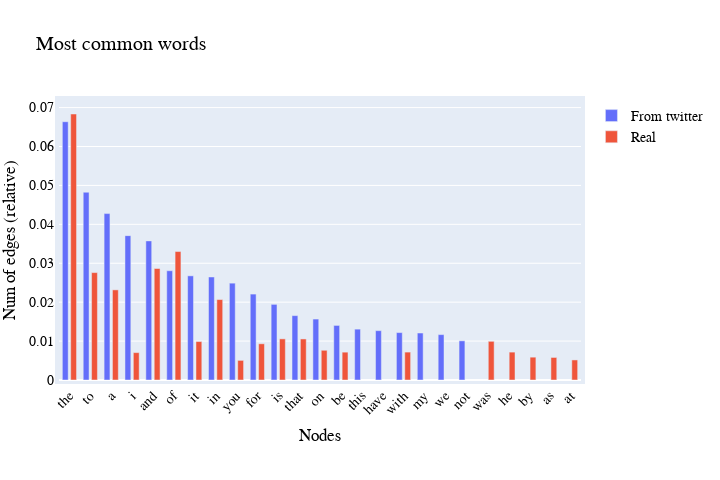

Notebook code cell kept with this figure:
### Code cell
plotly.offline.init_notebook_mode(connected=True)
plotly.offline.iplot(fig2, filename='mostcommnodes')

### Figure 1 — Plotly figure (JSON) as saved in the notebook; plotly's stock layout.template omitted (floating-point values rounded to 4 significant figures)
{"data": [{"name": "From twitter", "type": "bar", "x": ["the", "to", "a", "i", "and", "of", "it", "in", "you", "for", "is", "that", "on", "be", "this", "have", "with", "my", "we", "not"], "y": [0.06637, 0.04825, 0.04276, 0.03709, 0.03575, 0.02808, 0.02677, 0.02647, 0.02489, 0.02208, 0.01944, 0.01654, 0.01566, 0.01402, 0.01307, 0.01268, 0.01218, 0.01207, 0.01166, 0.01006]}, {"name": "Real", "type": "bar", "x": ["the", "of", "and", "to", "a", "in", "is", "that", "was", "it", "for", "on", "with", "he", "be", "i", "by", "as", "at", "you"], "y": [0.06835, 0.03301, 0.02865, 0.0276, 0.02316, 0.02067, 0.01057, 0.01055, 0.009939, 0.009883, 0.009309, 0.007637, 0.007171, 0.007168, 0.007153, 0.007037, 0.005867, 0.005793, 0.005154, 0.005043]}], "layout": {"autosize": false, "bargroupgap": 0.3, "font": {"color": "black", "family": "Courier New, monospace", "size": 14}, "height": 480, "hovermode": "x", "margin": {"b": 100, "l": 50, "pad": 4, "r": 50, "t": 100}, "title": {"text": "Most common words"}, "width": 720, "xaxis": {"tickangle": -45, "title": {"text": "Nodes"}}, "yaxis": {"title": {"text": "Num of edges (relative)"}}}}
